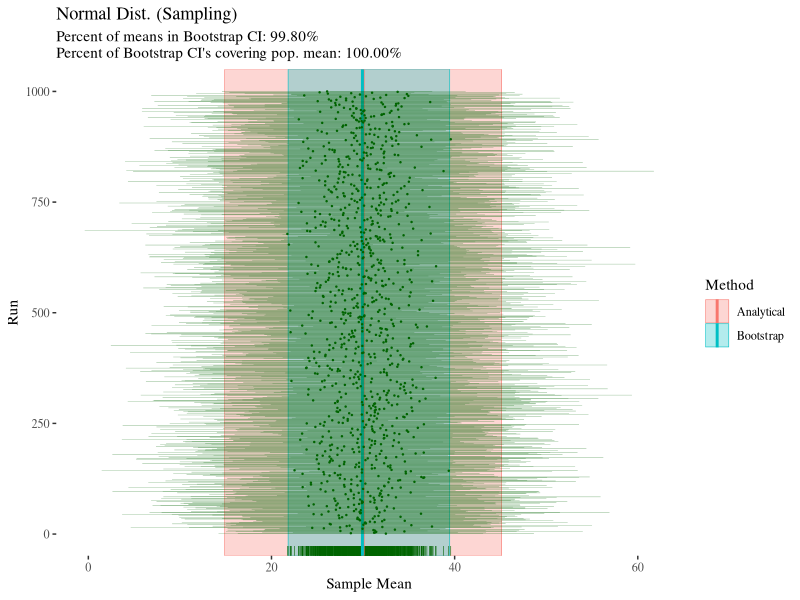
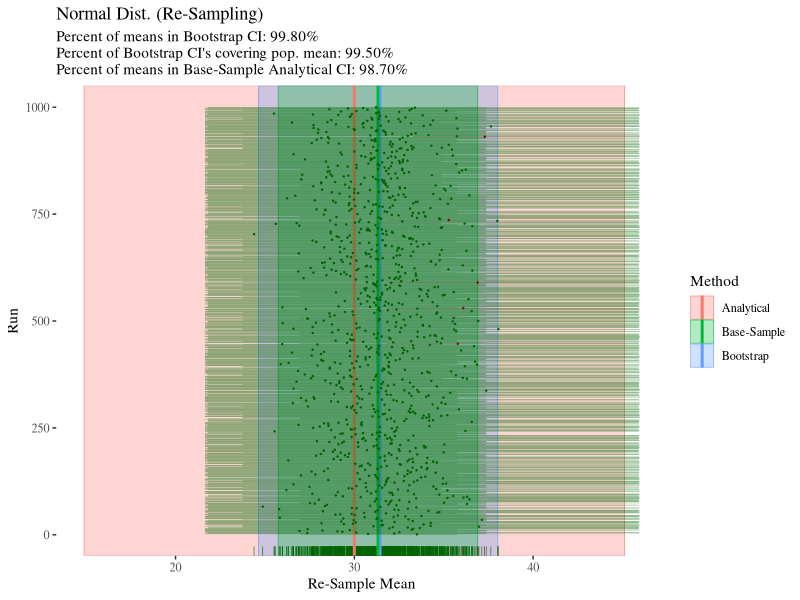
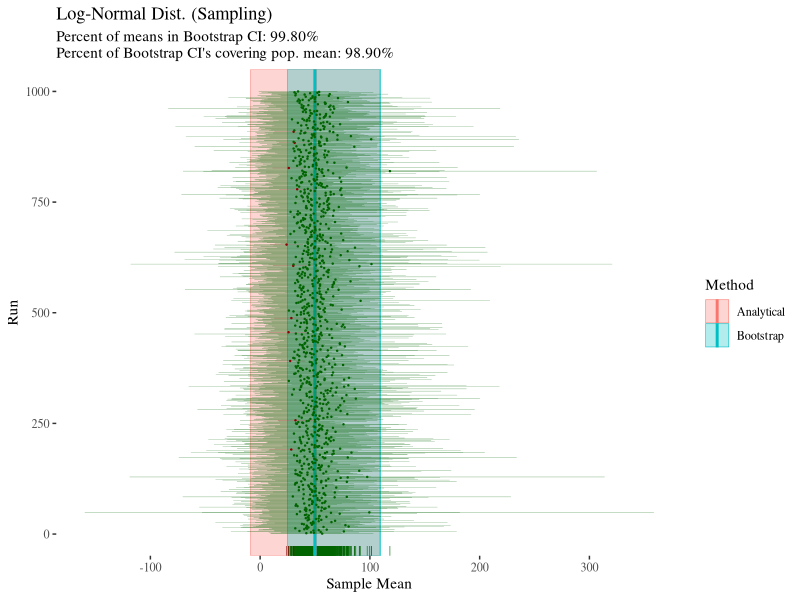
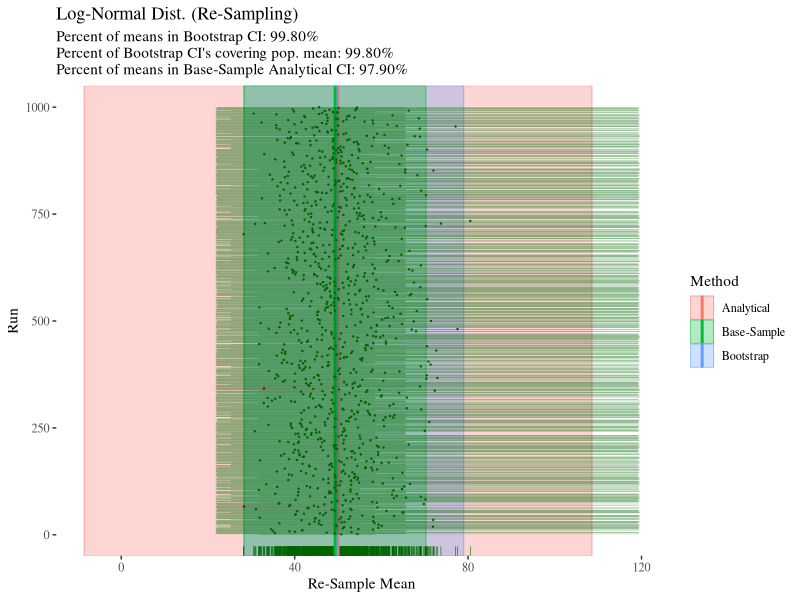

Source code (R) for these figures, in order:
library(scales)
library(ggplot2)
library(ggthemes)

# CENTRAL LIMIT THEOREM
# SAMPLING FROM DIFFERENT DISTRIBUTIONS

subtitles1 <- c("Percent of means in Bootstrap CI: %.2f%%",
                "Percent of Bootstrap CI's covering pop. mean: %.2f%%")
subtitles2 <- c(subtitles1, "Percent of means in Base-Sample Analytical CI: %.2f%%")

# Analytical Standard Error Calculation
ase <- function(sd_of_pop, sample_size) sd_of_pop/sqrt(sample_size)
# Standard Deviation of population
pop_sd <- function(x) sqrt(sum((x - mean(x))^2)/length(x))

# Confidence Interval Calculation
CI <- function(x, cl = 0.95) {
  df <- length(x) - 1 # degrees of freedom
  se <- sd(x)/sqrt(length(x))
  alpha <- (1 - cl)/2
  z <- qt(c(alpha, 1 - alpha), df)
  mean(x) + z * se
}

# Sampling of mean from distribution
# n: Sample Size
# times: Repetation count
sampling_from_dist <- function(sampling_fun, times = 1e3, cl = 0.95) {
  n <- length(sampling_fun())
  as.data.frame(t(sapply(1:times, function(i) {
    s <- sampling_fun()
    ci <- CI(s, cl)
    c(n = n, mean = mean(s), std = sd(s), c1 = ci[1], c2 = ci[2])
  })))
}
resampling <- function(x, times = 1e3, cl = 0.95) {
  n <- length(x)
  as.data.frame(t(sapply(1:times, function(i) {
    s <- sample(x, n, replace = TRUE)
    alpha <- (1 - cl)/2
    ci <- as.vector(quantile(s, c(alpha, 1 - alpha)))
    c(n = n, mean = mean(s), std = sd(s), c1 = ci[1], c2 = ci[2])
  })))
}

# Standard Error Calculations
# dfm: Run results
# mu: Pop. Mean
# sigma: Pop. std.
# n: Sampling Size
# conf.level: Level of Confidence
SE <- function(dfm, mu, sigma, n, cl = 0.95) {
  df <- n - 1 # degrees of freedom
  alpha <- (1 - cl)/2
  z <- qt(c(alpha, 1 - alpha), df)

  # analytical SE
  ase <- sigma/sqrt(n)
  aci <- mu + z * ase

  # Numerical SE
  mean_of_means <- mean(dfm$mean)
  mean_of_sds <- mean(dfm[,3])

  pse <- sd(dfm$mean)
  pci <- quantile(dfm$mean, c(alpha, 1 - alpha))
  #
  data.frame(mean = c(mu, mean_of_means), sd = c(sigma, mean_of_sds),
             SE = c(ase, pse),
             CL = cl, n = n,
             CI.lower = c(aci[1], pci[1]),
             CI.upper = c(aci[2], pci[2]),
             row.names = c("Analytical", "Bootstrap"))
}

mean_in_numerical_cis_per <- function(dfm, se) {
  100 * sum(dfm$mean >= se$CI.lower[2] & dfm$mean <= se$CI.upper[2])/nrow(dfm)
}
mu_is_in_ci <- function(dfm, mu) mu > dfm$c1 & mu < dfm$c2
mu_is_in_ci_per <- function(dfm, mu) 100 * sum(mu_is_in_ci(dfm, mu))/nrow(dfm)

make_subtitle <- function(str, ...)
  sprintf(paste0(str, collapse = "\n"), ...)

plot_runs <- function(dfm, dfci, mu) {
  df2 <- data.frame(run = 1:nrow(dfm), mean = dfm$mean, c1 = dfm$c1, c2 = dfm$c2)
  df2$is_in <- mu_is_in_ci(dfm, mu)

  cols <- c("darkred", "darkgreen")[as.numeric(df2$is_in) + 1]
  ggplot(df2, aes(x = mean, y = run)) +
    geom_rect(aes(xmin = c1, xmax = c2, fill = Method, color = Method), dfci, alpha = 0.3,
              size = 0.2, ymin = -Inf, ymax = Inf, inherit.aes = FALSE) +
    geom_rug(sides = "b", col = cols, size = 0.2, length = unit(0.02, "npc")) +
    geom_vline(aes(xintercept = mu, color = Method), dfci, size = 1) +
    geom_segment(aes(x = c1, y = run, xend = c2, yend = run), alpha = 0.7,
                 color = cols, size = 0.1) +
    geom_point(col = cols, size = 0.2) +
    theme_tufte()
}

# ---------------------------------------------------

cl <- 0.999
n <- 10

# NORMAL DIST.
mu <- 30; sdev <- 10
sampling_fun <- function() rnorm(n, mu, sdev)

# By sampling
set.seed(1)
dfm <- sampling_from_dist(sampling_fun, cl = cl)
se <- SE(dfm, mu, sdev, n, cl = cl)

p <- mean_in_numerical_cis_per(dfm, se)
ci_cover <- mu_is_in_ci_per(dfm, mu)
subtitle <- make_subtitle(subtitles1, p, ci_cover)

dfci <- data.frame(Method = factor(c("Analytical", "Bootstrap")),
                   mu = se$mean, c1 = se$CI.lower, c2 = se$CI.upper)

plot_runs(dfm, dfci, mu) +
  ggtitle("Normal Dist. (Sampling)", subtitle = subtitle) +
  labs(x = "Sample Mean", y = "Run")
print(se)

# By Re-Sampling
set.seed(1)
x <- sampling_fun() # Base-Sample
ci <- CI(x) # Confidence Interval of Bas-Sample under Gaussian Assumption
dfm <- resampling(x, cl = cl)

se <- SE(dfm, mu, sdev, n, cl = cl)
se[3,] <- c(mean(x), sd(x), NA, cl, length(x), ci[1], ci[2])
rownames(se)[3] <- "Base-Sample"

p <- mean_in_numerical_cis_per(dfm, se)
ci_cover <- mu_is_in_ci_per(dfm, mu)
p2 <- 100 * sum(dfm$mean >= ci[1] & dfm$mean <= ci[2])/nrow(dfm)
subtitle <- make_subtitle(subtitles2, p, ci_cover, p2)

dfci <- data.frame(Method = factor(c("Analytical", "Bootstrap", "Base-Sample")),
                   mu = se$mean, c1 = se$CI.lower, c2 = se$CI.upper)

plot_runs(dfm, dfci, mu) +
  ggtitle("Normal Dist. (Re-Sampling)", subtitle = subtitle) +
  labs(x = "Re-Sample Mean", y = "Run")
print(se)
# -------------------------------

# lOG-NORMAL DIST.
mulog <- 3.667024; sdlog <- 0.7
# mulog <- 0.5; sdlog <- 0.7
mu <- exp(mulog + (sdlog^2)/2) # Analytical solution - expected value
# analytical solution - stadard deviation
sdev <- sqrt(exp(sdlog^2 - 1) * exp(2 * mulog + sdlog^2))
sampling_fun <- function() rlnorm(n, mulog, sdlog)

# By sampling
set.seed(1)
dfm <- sampling_from_dist(sampling_fun, cl = cl)
se <- SE(dfm, mu, sdev, n, cl = cl)

p <- mean_in_numerical_cis_per(dfm, se)
ci_cover <- mu_is_in_ci_per(dfm, mu)
subtitle <- make_subtitle(subtitles1, p, ci_cover)

dfci <- data.frame(Method = factor(c("Analytical", "Bootstrap")),
                   mu = se$mean, c1 = se$CI.lower, c2 = se$CI.upper)

plot_runs(dfm, dfci, mu) +
  ggtitle("Log-Normal Dist. (Sampling)", subtitle = subtitle) +
  labs(x = "Sample Mean", y = "Run")
print(se)

# By Re-Sampling
set.seed(1)
x <- sampling_fun() # Base-Sample
ci <- CI(x) # Confidence Interval of Bas-Sample under Gaussian Assumption
dfm <- resampling(x, cl = cl)

se <- SE(dfm, mu, sdev, n, cl = cl)
se[3,] <- c(mean(x), sd(x), NA, cl, length(x), ci[1], ci[2])
rownames(se)[3] <- "Base-Sample"

p <- mean_in_numerical_cis_per(dfm, se)
ci_cover <- mu_is_in_ci_per(dfm, mu)
p2 <- 100 * sum(dfm$mean >= ci[1] & dfm$mean <= ci[2])/nrow(dfm)
subtitle <- make_subtitle(subtitles2, p, ci_cover, p2)

dfci <- data.frame(Method = factor(c("Analytical", "Bootstrap", "Base-Sample")),
                   mu = se$mean, c1 = se$CI.lower, c2 = se$CI.upper)

plot_runs(dfm, dfci, mu) +
  ggtitle("Log-Normal Dist. (Re-Sampling)", subtitle = subtitle) +
  labs(x = "Re-Sample Mean", y = "Run")
print(se)
